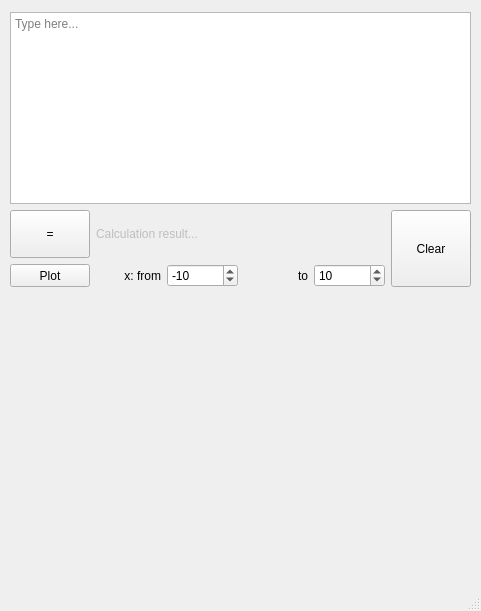
<?xml version="1.0" encoding="UTF-8"?>
<ui version="4.0">
 <class>MainWindow</class>
 <widget class="QMainWindow" name="MainWindow">
  <property name="geometry">
   <rect>
    <x>0</x>
    <y>0</y>
    <width>481</width>
    <height>611</height>
   </rect>
  </property>
  <property name="windowTitle">
   <string>MainWindow</string>
  </property>
  <widget class="QWidget" name="centralwidget">
   <widget class="QWidget" name="gridLayoutWidget">
    <property name="geometry">
     <rect>
      <x>10</x>
      <y>12</y>
      <width>461</width>
      <height>275</height>
     </rect>
    </property>
    <layout class="QGridLayout" name="gridLayout">
     <item row="0" column="0" colspan="6">
      <widget class="QTextEdit" name="textEdit">
       <property name="placeholderText">
        <string>Type here...</string>
       </property>
      </widget>
     </item>
     <item row="2" column="0" rowspan="2">
      <widget class="QPushButton" name="PlotButton">
       <property name="sizePolicy">
        <sizepolicy hsizetype="Minimum" vsizetype="Expanding">
         <horstretch>0</horstretch>
         <verstretch>0</verstretch>
        </sizepolicy>
       </property>
       <property name="text">
        <string>Plot</string>
       </property>
      </widget>
     </item>
     <item row="1" column="1" colspan="4">
      <widget class="QLabel" name="labelResult">
       <property name="enabled">
        <bool>false</bool>
       </property>
       <property name="text">
        <string>Calculation result...</string>
       </property>
      </widget>
     </item>
     <item row="1" column="0">
      <widget class="QPushButton" name="EqButton">
       <property name="sizePolicy">
        <sizepolicy hsizetype="Minimum" vsizetype="Expanding">
         <horstretch>0</horstretch>
         <verstretch>0</verstretch>
        </sizepolicy>
       </property>
       <property name="text">
        <string>=</string>
       </property>
      </widget>
     </item>
     <item row="1" column="5" rowspan="3">
      <widget class="QPushButton" name="ClearButton">
       <property name="sizePolicy">
        <sizepolicy hsizetype="Minimum" vsizetype="Expanding">
         <horstretch>0</horstretch>
         <verstretch>0</verstretch>
        </sizepolicy>
       </property>
       <property name="text">
        <string>Clear</string>
       </property>
      </widget>
     </item>
     <item row="2" column="1" rowspan="2">
      <widget class="QLabel" name="label_2">
       <property name="text">
        <string>x: from</string>
       </property>
       <property name="alignment">
        <set>Qt::AlignRight|Qt::AlignTrailing|Qt::AlignVCenter</set>
       </property>
      </widget>
     </item>
     <item row="2" column="2" rowspan="2">
      <widget class="QSpinBox" name="xBegin">
       <property name="minimum">
        <number>-1000000</number>
       </property>
       <property name="maximum">
        <number>1000000</number>
       </property>
       <property name="value">
        <number>-10</number>
       </property>
      </widget>
     </item>
     <item row="2" column="3" rowspan="2">
      <widget class="QLabel" name="label_4">
       <property name="text">
        <string>to</string>
       </property>
       <property name="alignment">
        <set>Qt::AlignRight|Qt::AlignTrailing|Qt::AlignVCenter</set>
       </property>
      </widget>
     </item>
     <item row="2" column="4" rowspan="2">
      <widget class="QSpinBox" name="xEnd">
       <property name="minimum">
        <number>-1000000</number>
       </property>
       <property name="maximum">
        <number>1000000</number>
       </property>
       <property name="value">
        <number>10</number>
       </property>
      </widget>
     </item>
    </layout>
    <zorder>PlotButton</zorder>
    <zorder>label_2</zorder>
    <zorder>xEnd</zorder>
    <zorder>xBegin</zorder>
    <zorder>label_4</zorder>
    <zorder>textEdit</zorder>
    <zorder>ClearButton</zorder>
    <zorder>labelResult</zorder>
    <zorder>EqButton</zorder>
   </widget>
   <widget class="QCustomPlot" name="widget" native="true">
    <property name="geometry">
     <rect>
      <x>10</x>
      <y>300</y>
      <width>461</width>
      <height>281</height>
     </rect>
    </property>
   </widget>
  </widget>
  <widget class="QMenuBar" name="menubar">
   <property name="geometry">
    <rect>
     <x>0</x>
     <y>0</y>
     <width>481</width>
     <height>24</height>
    </rect>
   </property>
  </widget>
  <widget class="QStatusBar" name="statusbar"/>
 </widget>
 <customwidgets>
  <customwidget>
   <class>QCustomPlot</class>
   <extends>QWidget</extends>
   <header location="global">qcustomplot.h</header>
   <container>1</container>
  </customwidget>
 </customwidgets>
 <resources/>
 <connections/>
</ui>
